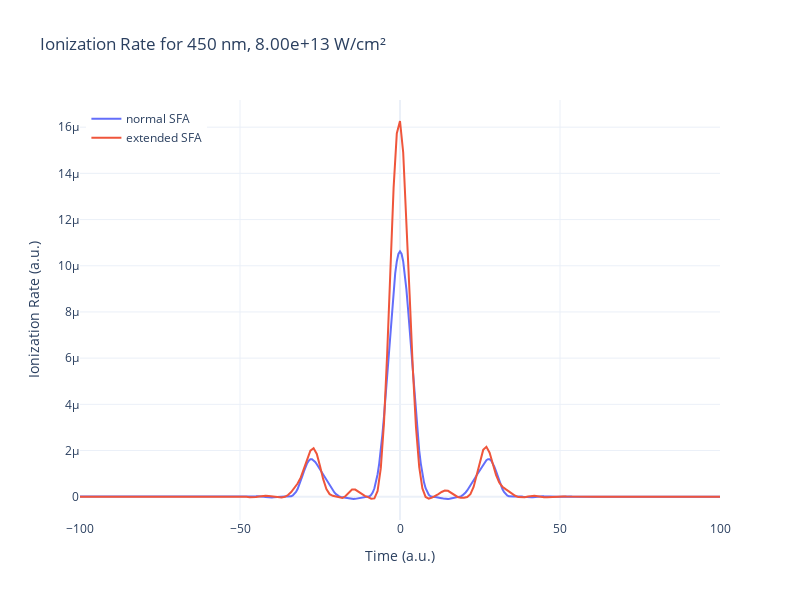

Notebook cell for this chart:
### Code cell
%autoreload
# data = plotter(params, time_recon, rate_SFA, rateExcited_1, rateExcited_2, rateExcited_3, useTex=False)

# data.matplot4()

fig = go.Figure()
fig.add_trace(go.Scatter(x=time_recon, y=rate_SFA, mode='lines', name='normal SFA'))
fig.add_trace(go.Scatter(x=time_recon_1, y=np.real(rateExcited_1), mode='lines', name='extended SFA'))
#fig.add_trace(go.Scatter(x=time_recon_2, y=np.real(rateExcited_2), mode='lines', name='extended SFA abs(c_0)=1'))
# fig.add_trace(go.Scatter(x=time_recon_3, y=np.real(rateExcited_3), mode='lines', name='SFA_excited_3'))
# fig.add_trace(go.Scatter(x=time_recon_0, y=np.real(rateExcited_0), mode='lines', name='SFA_excited_0'))
lam0 = params['lam0']
intensity = params['intensity']
fig.update_layout(
    title=f'Ionization Rate for {lam0} nm, {intensity:.2e} W/cm²',
    xaxis_title='Time (a.u.)',
    yaxis_title='Ionization Rate (a.u.)',
    legend=dict(x=0.01, y=0.99),
    template='plotly_white',
    xaxis_range=[-100, 100],
    width=800,
    height=600
)
fig.show()

# filename = f"plots/ionRate_{params['lam0']}_c0-is-1.html"
# if not os.path.exists(filename):
#     #fig.write_html(filename)
#     print(f"Plot saved as {filename}")
# else:
#     print(f"File {filename} already exists - skipping save")

### Figure 1 — Plotly figure (JSON) as saved in the notebook; plotly's stock layout.template omitted (floating-point values rounded to 4 significant figures; data arrays with more than 128 entries replaced by an {"elided": "..."} marker saying what was removed)
{"data": [{"mode": "lines", "name": "normal SFA", "type": "scatter", "x": {"elided": "666 float values"}, "y": {"elided": "666 float values"}}, {"mode": "lines", "name": "extended SFA", "type": "scatter", "x": {"elided": "333 int values"}, "y": {"elided": "333 float values"}}], "layout": {"height": 600, "legend": {"x": 0.01, "y": 0.99}, "title": {"text": "Ionization Rate for 450 nm, 8.00e+13 W/cm²"}, "width": 800, "xaxis": {"range": [-100, 100], "title": {"text": "Time (a.u.)"}}, "yaxis": {"title": {"text": "Ionization Rate (a.u.)"}}}}
